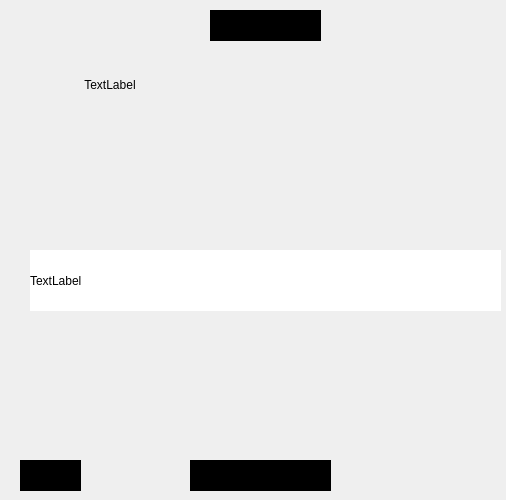
<?xml version="1.0" encoding="UTF-8"?>
<ui version="4.0">
 <class>world_cup</class>
 <widget class="QWidget" name="world_cup">
  <property name="geometry">
   <rect>
    <x>0</x>
    <y>0</y>
    <width>506</width>
    <height>500</height>
   </rect>
  </property>
  <property name="windowTitle">
   <string>Form</string>
  </property>
  <layout class="QGridLayout" name="gridLayout">
   <property name="leftMargin">
    <number>0</number>
   </property>
   <property name="topMargin">
    <number>0</number>
   </property>
   <property name="rightMargin">
    <number>0</number>
   </property>
   <property name="bottomMargin">
    <number>0</number>
   </property>
   <property name="spacing">
    <number>0</number>
   </property>
   <item row="0" column="0">
    <widget class="QStackedWidget" name="stackedWidget">
     <property name="enabled">
      <bool>true</bool>
     </property>
     <property name="sizePolicy">
      <sizepolicy hsizetype="Expanding" vsizetype="Expanding">
       <horstretch>0</horstretch>
       <verstretch>0</verstretch>
      </sizepolicy>
     </property>
     <property name="minimumSize">
      <size>
       <width>0</width>
       <height>0</height>
      </size>
     </property>
     <property name="maximumSize">
      <size>
       <width>16777215</width>
       <height>16777215</height>
      </size>
     </property>
     <property name="styleSheet">
      <string notr="true">#stackedWidget {
border-image: url(img/icon/ic/mondial_icon/backgr_questions.png)0 0 0 0 stretch stretch ;
    width:100%;height:100%;
	
}
</string>
     </property>
     <property name="frameShape">
      <enum>QFrame::Shape::NoFrame</enum>
     </property>
     <property name="frameShadow">
      <enum>QFrame::Shadow::Plain</enum>
     </property>
     <property name="lineWidth">
      <number>0</number>
     </property>
     <property name="currentIndex">
      <number>0</number>
     </property>
     <widget class="QWidget" name="page_2">
      <widget class="QPushButton" name="pushButton_8">
       <property name="geometry">
        <rect>
         <x>0</x>
         <y>0</y>
         <width>51</width>
         <height>51</height>
        </rect>
       </property>
       <property name="cursor">
        <cursorShape>PointingHandCursor</cursorShape>
       </property>
       <property name="styleSheet">
        <string notr="true">image: url(img/icon/ic/food_icon/back_food.png);
border-radius:10px;</string>
       </property>
       <property name="text">
        <string/>
       </property>
      </widget>
      <widget class="QLabel" name="label_flag">
       <property name="geometry">
        <rect>
         <x>110</x>
         <y>120</y>
         <width>301</width>
         <height>181</height>
        </rect>
       </property>
       <property name="sizePolicy">
        <sizepolicy hsizetype="Expanding" vsizetype="Expanding">
         <horstretch>0</horstretch>
         <verstretch>0</verstretch>
        </sizepolicy>
       </property>
       <property name="styleSheet">
        <string notr="true">border-image: url(img/icon/ic/food_icon/backgr_image.png);
border-radius:30px;
width:100px;height:200px;</string>
       </property>
       <property name="text">
        <string/>
       </property>
       <property name="textFormat">
        <enum>Qt::TextFormat::PlainText</enum>
       </property>
       <property name="scaledContents">
        <bool>true</bool>
       </property>
      </widget>
      <widget class="QLabel" name="label_question">
       <property name="geometry">
        <rect>
         <x>-130</x>
         <y>-10</y>
         <width>730</width>
         <height>190</height>
        </rect>
       </property>
       <property name="sizePolicy">
        <sizepolicy hsizetype="Expanding" vsizetype="Expanding">
         <horstretch>0</horstretch>
         <verstretch>0</verstretch>
        </sizepolicy>
       </property>
       <property name="cursor">
        <cursorShape>PointingHandCursor</cursorShape>
       </property>
       <property name="styleSheet">
        <string notr="true">font: 700 11pt &quot;Segoe UI&quot;;
border-image: url(img/icon/ic/food_icon/backgr_question.png) 30 stretch;

color: black;
border: 20px solid transparent;

padding-left: 105px;
/*padding-right: 27px;*/
padding-right: 57px



</string>
       </property>
       <property name="text">
        <string>                          TextLabel</string>
       </property>
       <property name="wordWrap">
        <bool>true</bool>
       </property>
      </widget>
      <widget class="QPushButton" name="pushButton_next">
       <property name="geometry">
        <rect>
         <x>450</x>
         <y>450</y>
         <width>41</width>
         <height>41</height>
        </rect>
       </property>
       <property name="sizePolicy">
        <sizepolicy hsizetype="Minimum" vsizetype="Preferred">
         <horstretch>0</horstretch>
         <verstretch>0</verstretch>
        </sizepolicy>
       </property>
       <property name="cursor">
        <cursorShape>PointingHandCursor</cursorShape>
       </property>
       <property name="styleSheet">
        <string notr="true">image: url(img/icon/ic/food_icon/button_next_food.png);
border-radius:30px;</string>
       </property>
       <property name="text">
        <string/>
       </property>
      </widget>
      <widget class="QLabel" name="label_time">
       <property name="geometry">
        <rect>
         <x>20</x>
         <y>460</y>
         <width>61</width>
         <height>31</height>
        </rect>
       </property>
       <property name="styleSheet">
        <string notr="true">background-color:black;

font: 11pt &quot;Segoe UI&quot;;
font: 700 9pt &quot;Segoe UI&quot;;
color:black;
background-image: url(img/icon/ic/food_icon/backgr_question1.png);


</string>
       </property>
       <property name="text">
        <string>TextLabel</string>
       </property>
      </widget>
      <widget class="QLabel" name="label_flag_2">
       <property name="geometry">
        <rect>
         <x>100</x>
         <y>100</y>
         <width>321</width>
         <height>201</height>
        </rect>
       </property>
       <property name="sizePolicy">
        <sizepolicy hsizetype="Expanding" vsizetype="Expanding">
         <horstretch>0</horstretch>
         <verstretch>0</verstretch>
        </sizepolicy>
       </property>
       <property name="styleSheet">
        <string notr="true">border-image: url(:/ic/img/icon/ic/mondial_icon/backgr_image.png);
width:100px;height:200px;</string>
       </property>
       <property name="text">
        <string/>
       </property>
       <property name="textFormat">
        <enum>Qt::TextFormat::PlainText</enum>
       </property>
       <property name="scaledContents">
        <bool>true</bool>
       </property>
      </widget>
      <widget class="QLabel" name="label_point">
       <property name="geometry">
        <rect>
         <x>190</x>
         <y>460</y>
         <width>141</width>
         <height>31</height>
        </rect>
       </property>
       <property name="styleSheet">
        <string notr="true">background-color:black;
font: 700 13pt &quot;Segoe UI&quot;;
color:black;
/*background-image: url(:/img/icon/ic/food_icon/backgr_question1.png);*/
image: url(img/icon/ic/mondial_icon/backgr_score.png);


</string>
       </property>
       <property name="text">
        <string>TextLabel</string>
       </property>
      </widget>
      <widget class="QLabel" name="label_question_number">
       <property name="geometry">
        <rect>
         <x>210</x>
         <y>10</y>
         <width>111</width>
         <height>31</height>
        </rect>
       </property>
       <property name="styleSheet">
        <string notr="true">background-color:black;
background-image: url(img/icon/ic/food_icon/backgr_question1.png);

font: 700 13pt &quot;Segoe UI&quot;;

color:black;

</string>
       </property>
       <property name="text">
        <string>TextLabel</string>
       </property>
      </widget>
      <widget class="QWidget" name="layoutWidget">
       <property name="geometry">
        <rect>
         <x>30</x>
         <y>310</y>
         <width>441</width>
         <height>131</height>
        </rect>
       </property>
       <layout class="QHBoxLayout" name="horizontalLayout">
        <property name="spacing">
         <number>0</number>
        </property>
        <item>
         <layout class="QVBoxLayout" name="verticalLayout_2">
          <property name="spacing">
           <number>0</number>
          </property>
          <item>
           <widget class="QPushButton" name="pushButton_option4">
            <property name="sizePolicy">
             <sizepolicy hsizetype="Expanding" vsizetype="Expanding">
              <horstretch>0</horstretch>
              <verstretch>0</verstretch>
             </sizepolicy>
            </property>
            <property name="minimumSize">
             <size>
              <width>20</width>
              <height>20</height>
             </size>
            </property>
            <property name="cursor">
             <cursorShape>PointingHandCursor</cursorShape>
            </property>
            <property name="styleSheet">
             <string notr="true">#pushButton_option4{
     font: 900 12.5pt&quot;Segoe UI&quot;;
	border-image: url(img/icon/ic/mondial_icon/button/backgr_button.png)0 0 0 0 scretch  scretch;
  min-width: 20px;
  min-height: 20px;
  color: rgb(0, 0, 0);
  border-radius:18px;
}
#pushButton_option4:hover{

  border-image:url(img/icon/ic/mondial_icon/button/backgr_button_hover.png) 0 0 0 0 scretch scretch;
	
}</string>
            </property>
            <property name="text">
             <string/>
            </property>
           </widget>
          </item>
          <item>
           <widget class="QPushButton" name="pushButton_option3">
            <property name="sizePolicy">
             <sizepolicy hsizetype="Expanding" vsizetype="Expanding">
              <horstretch>0</horstretch>
              <verstretch>0</verstretch>
             </sizepolicy>
            </property>
            <property name="cursor">
             <cursorShape>PointingHandCursor</cursorShape>
            </property>
            <property name="styleSheet">
             <string notr="true">#pushButton_option3{
     font: 900 12.5pt&quot;Segoe UI&quot;;
	border-image: url(img/icon/ic/mondial_icon/button/backgr_button.png)0 0 0 0 scretch  scretch;
  min-width: 20px;
  min-height: 20px;
  color: rgb(0, 0, 0);
  border-radius:18px;
}
#pushButton_option3:hover{

  border-image:url(img/icon/ic/mondial_icon/button/backgr_button_hover.png) 0 0 0 0 scretch scretch;
	
}
</string>
            </property>
            <property name="text">
             <string/>
            </property>
           </widget>
          </item>
         </layout>
        </item>
        <item>
         <layout class="QVBoxLayout" name="verticalLayout">
          <property name="spacing">
           <number>0</number>
          </property>
          <item>
           <widget class="QPushButton" name="pushButton_option2">
            <property name="sizePolicy">
             <sizepolicy hsizetype="Expanding" vsizetype="Expanding">
              <horstretch>0</horstretch>
              <verstretch>0</verstretch>
             </sizepolicy>
            </property>
            <property name="minimumSize">
             <size>
              <width>20</width>
              <height>20</height>
             </size>
            </property>
            <property name="maximumSize">
             <size>
              <width>16777191</width>
              <height>16777185</height>
             </size>
            </property>
            <property name="cursor">
             <cursorShape>PointingHandCursor</cursorShape>
            </property>
            <property name="styleSheet">
             <string notr="true">#pushButton_option2{
  font: 900 12.5pt&quot;Segoe UI&quot;;

	border-image: url(img/icon/ic/mondial_icon/button/backgr_button.png)0 0 0 0 scretch  scretch;
  min-width: 20px;
  min-height: 20px;
  color: rgb(0, 0, 0);
  border-radius:18px;
}
#pushButton_option2:hover{

  border-image:url(img/icon/ic/mondial_icon/button/backgr_button_hover.png) 0 0 0 0 scretch scretch;
 
}
</string>
            </property>
            <property name="text">
             <string/>
            </property>
           </widget>
          </item>
          <item>
           <widget class="QPushButton" name="pushButton_option1">
            <property name="sizePolicy">
             <sizepolicy hsizetype="Expanding" vsizetype="Expanding">
              <horstretch>0</horstretch>
              <verstretch>0</verstretch>
             </sizepolicy>
            </property>
            <property name="cursor">
             <cursorShape>PointingHandCursor</cursorShape>
            </property>
            <property name="styleSheet">
             <string notr="true">#pushButton_option1{
     font: 900 12.5pt&quot;Segoe UI&quot;;
	border-image: url(img/icon/ic/mondial_icon/button/backgr_button.png)0 0 0 0 scretch  scretch;
  min-width: 20px;
  min-height: 20px;
  color: rgb(0, 0, 0);
  border-radius:18px;
}
#pushButton_option1:hover{

  border-image:url(img/icon/ic/mondial_icon/button/backgr_button_hover.png) 0 0 0 0 scretch scretch;
}

</string>
            </property>
            <property name="text">
             <string/>
            </property>
           </widget>
          </item>
         </layout>
        </item>
       </layout>
      </widget>
      <widget class="QPushButton" name="pushButton_suppr">
       <property name="geometry">
        <rect>
         <x>320</x>
         <y>0</y>
         <width>61</width>
         <height>51</height>
        </rect>
       </property>
       <property name="sizePolicy">
        <sizepolicy hsizetype="Expanding" vsizetype="Expanding">
         <horstretch>0</horstretch>
         <verstretch>0</verstretch>
        </sizepolicy>
       </property>
       <property name="minimumSize">
        <size>
         <width>20</width>
         <height>20</height>
        </size>
       </property>
       <property name="cursor">
        <cursorShape>PointingHandCursor</cursorShape>
       </property>
       <property name="styleSheet">
        <string notr="true">#pushButton_suppr{
  image: url(img/icon/ic/mondial_icon/button/5050.png)0 0 0 0 scretch  scretch;
  border-radius:18px;
}
#pushButton_suppr:hover{
image: url(img/icon/ic/mondial_icon/button/5050_hover.png)0 0 0 0 scretch  scretch;
}</string>
       </property>
       <property name="text">
        <string/>
       </property>
      </widget>
      <widget class="QLabel" name="hiding">
       <property name="geometry">
        <rect>
         <x>30</x>
         <y>250</y>
         <width>471</width>
         <height>61</height>
        </rect>
       </property>
       <property name="styleSheet">
        <string notr="true">#hiding{
	font: 700 12pt &quot;Segoe UI&quot;;
 background-color: rgb(255, 255, 255);
color:black;
}
</string>
       </property>
       <property name="text">
        <string>TextLabel</string>
       </property>
      </widget>
      <widget class="QPushButton" name="pushButton_reveal">
       <property name="geometry">
        <rect>
         <x>400</x>
         <y>0</y>
         <width>61</width>
         <height>51</height>
        </rect>
       </property>
       <property name="sizePolicy">
        <sizepolicy hsizetype="Expanding" vsizetype="Expanding">
         <horstretch>0</horstretch>
         <verstretch>0</verstretch>
        </sizepolicy>
       </property>
       <property name="minimumSize">
        <size>
         <width>20</width>
         <height>20</height>
        </size>
       </property>
       <property name="cursor">
        <cursorShape>PointingHandCursor</cursorShape>
       </property>
       <property name="styleSheet">
        <string notr="true">#pushButton_reveal{
  image: url(img/icon/ic/mondial_icon/button/show.png)0 0 0 0 scretch  scretch;
  border-radius:18px;
}
#pushButton_reveal:hover{
image: url(img/icon/ic/mondial_icon/button/show_hover.png)0 0 0 0 scretch  scretch;
}</string>
       </property>
       <property name="text">
        <string/>
       </property>
      </widget>
      <widget class="QPushButton" name="pushButton_time">
       <property name="geometry">
        <rect>
         <x>120</x>
         <y>0</y>
         <width>61</width>
         <height>51</height>
        </rect>
       </property>
       <property name="sizePolicy">
        <sizepolicy hsizetype="Expanding" vsizetype="Expanding">
         <horstretch>0</horstretch>
         <verstretch>0</verstretch>
        </sizepolicy>
       </property>
       <property name="minimumSize">
        <size>
         <width>20</width>
         <height>20</height>
        </size>
       </property>
       <property name="cursor">
        <cursorShape>PointingHandCursor</cursorShape>
       </property>
       <property name="styleSheet">
        <string notr="true">#pushButton_time{
  image: url(img/icon/ic/mondial_icon/button/time.png)0 0 0 0 scretch  scretch;
  border-radius:18px;
}
#pushButton_time:hover{
image: url(img/icon/ic/mondial_icon/button/time_hover.png)0 0 0 0 scretch  scretch;
}</string>
       </property>
       <property name="text">
        <string/>
       </property>
      </widget>
      <zorder>layoutWidget</zorder>
      <zorder>label_question</zorder>
      <zorder>label_flag_2</zorder>
      <zorder>pushButton_8</zorder>
      <zorder>label_flag</zorder>
      <zorder>pushButton_next</zorder>
      <zorder>label_time</zorder>
      <zorder>label_point</zorder>
      <zorder>label_question_number</zorder>
      <zorder>pushButton_suppr</zorder>
      <zorder>hiding</zorder>
      <zorder>pushButton_reveal</zorder>
      <zorder>pushButton_time</zorder>
     </widget>
     <widget class="QWidget" name="page_result_2">
      <property name="styleSheet">
       <string notr="true">/*#page_result_2{
	border-image: url(:/icons/img/icon/backgr_score.png) 0 0 0 scretch scretch;
	border-image: url(:/icons/img/icon/backgr_score.png) 0 0 0 scretch scretch;
}*/
#page_result_2{
border-image: url(:/icons/img/icon/backgr_score.png) 0 0 0 scretch scretch;
}</string>
      </property>
      <widget class="QLabel" name="label_score_food">
       <property name="geometry">
        <rect>
         <x>70</x>
         <y>300</y>
         <width>391</width>
         <height>71</height>
        </rect>
       </property>
       <property name="styleSheet">
        <string notr="true">#label_score_food{
font: 700 20pt &quot;Source Code Pro&quot;;
border-image: url(img/icon/ic/score_stat.png) 0 0 0 0 scretch scretch;
/*border-image: url(img/icon/ic/food_icon/backgr_question1.png) 0 0 0 0 scretch scretch;*/
border-image: url(img/icon/result.png) 0 0 0 0 scretch scretch;
padding-right: 60px; 
/*padding-right: 60px; */
color:white;
}
</string>
       </property>
       <property name="text">
        <string>Too Bad!!</string>
       </property>
      </widget>
      <widget class="QLabel" name="label_image_score">
       <property name="geometry">
        <rect>
         <x>180</x>
         <y>60</y>
         <width>381</width>
         <height>251</height>
        </rect>
       </property>
       <property name="styleSheet">
        <string notr="true">width:100px;height:200px;</string>
       </property>
       <property name="text">
        <string/>
       </property>
      </widget>
      <widget class="QLabel" name="label_scoring">
       <property name="geometry">
        <rect>
         <x>30</x>
         <y>0</y>
         <width>451</width>
         <height>71</height>
        </rect>
       </property>
       <property name="styleSheet">
        <string notr="true">font: 700 18pt &quot;Segoe UI&quot;;
/*border-image: url(:/img/icon/ic/food_icon/backgr_question1.png) 0 0 0 0 scretch scretch;*/

border-image: url(img/icon/result.png) 0 0 0 0 scretch scretch;
color: white;
padding-left: 80px;
padding-right: 80px; </string>
       </property>
       <property name="text">
        <string>TextLabel</string>
       </property>
      </widget>
      <widget class="QPushButton" name="pushButton_play_again">
       <property name="geometry">
        <rect>
         <x>120</x>
         <y>370</y>
         <width>251</width>
         <height>141</height>
        </rect>
       </property>
       <property name="sizePolicy">
        <sizepolicy hsizetype="Preferred" vsizetype="Preferred">
         <horstretch>0</horstretch>
         <verstretch>0</verstretch>
        </sizepolicy>
       </property>
       <property name="cursor">
        <cursorShape>PointingHandCursor</cursorShape>
       </property>
       <property name="styleSheet">
        <string notr="true">#pushButton_play_again{
image: url(img/icon/ic/food_icon/mainwindown_food.png) ;
min-width: 20px;
min-height: 20px;
border-radius:20px;
}

#pushButton_play_again:hover{
	image: url(img/icon/ic/food_icon/mainwindown_food_hover.png);
min-width: 20px;
min-height: 20px;
border-radius:20px;
}

</string>
       </property>
       <property name="text">
        <string/>
       </property>
      </widget>
     </widget>
    </widget>
   </item>
  </layout>
 </widget>
 <resources/>
 <connections/>
</ui>
